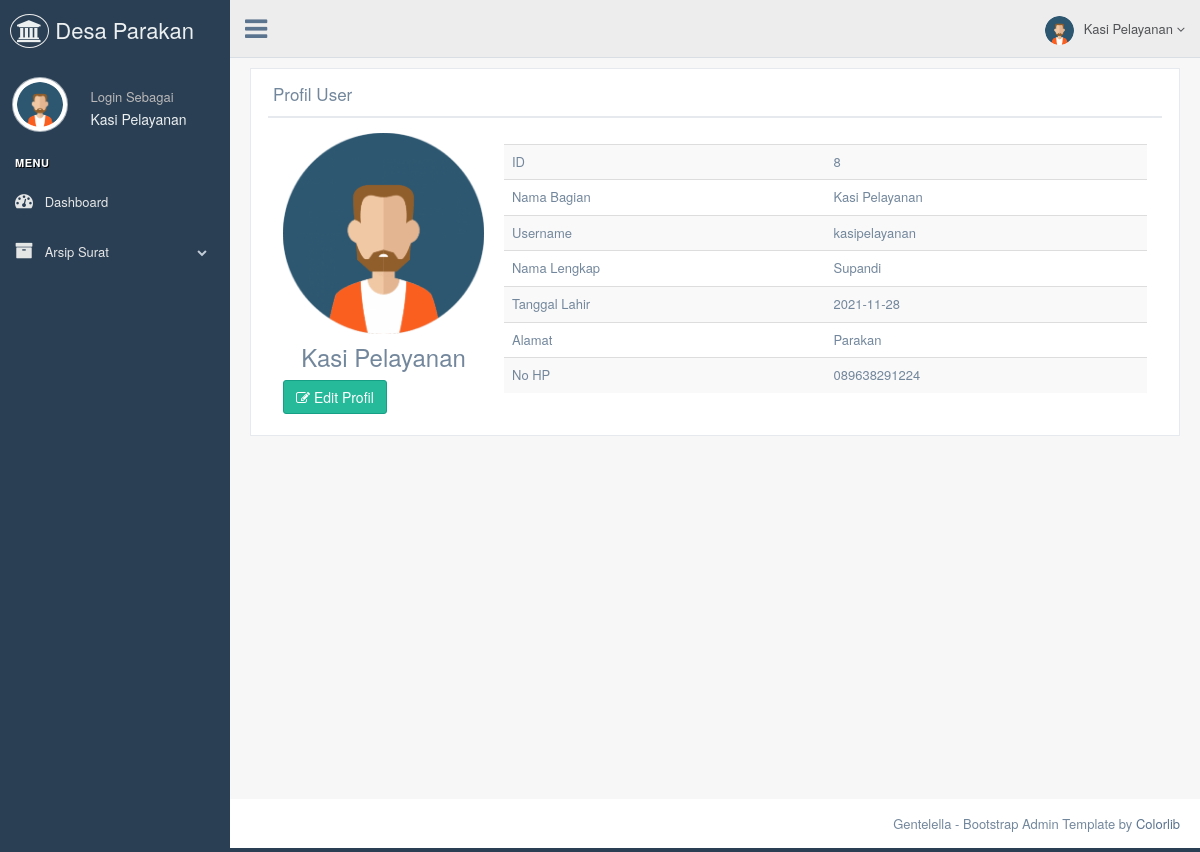
Page /bagian/profile.php (signed in) on the committed database.
### tables this page shows
CREATE TABLE `tb_bagian` (
  `id_bagian` int(11) NOT NULL,
  `nama_bagian` varchar(120) NOT NULL,
  `username_admin_bagian` varchar(50) NOT NULL,
  `password_bagian` varchar(50) NOT NULL,
  `nama_lengkap` varchar(70) NOT NULL,
  `tanggal_lahir_bagian` date NOT NULL,
  `alamat` text NOT NULL,
  `no_hp_bagian` varchar(12) NOT NULL,
  `gambar` varchar(255) NOT NULL
);

### bagian/profile.php (the view, shortened to what this page needs)
<!DOCTYPE html>
<html lang="en">
<head>
  <link href="../assets/vendors/bootstrap/dist/css/bootstrap.min.css" rel="stylesheet">
  <link href="../assets/vendors/font-awesome/css/font-awesome.min.css" rel="stylesheet">
  <link href="../assets/vendors/nprogress/nprogress.css" rel="stylesheet">
  <link href="../assets/vendors/iCheck/skins/flat/green.css" rel="stylesheet">
  <link href="../assets/vendors/google-code-prettify/bin/prettify.min.css" rel="stylesheet">
  <link href="../assets/vendors/select2/dist/css/select2.min.css" rel="stylesheet">
  <link href="../assets/vendors/switchery/dist/switchery.min.css" rel="stylesheet">
  <link href="../assets/vendors/bootstrap-daterangepicker/daterangepicker.css" rel="stylesheet">
  <link href="../assets/vendors/bootstrap-datetimepicker/build/css/bootstrap-datetimepicker.css" rel="stylesheet">
  <link href="../assets/vendors/starrr/dist/starrr.css" rel="stylesheet">
  <link href="../assets/vendors/bootstrap-daterangepicker/daterangepicker.css" rel="stylesheet">
  <link href="../assets/build/css/custom.min.css" rel="stylesheet">
</head>
<body class="nav-md">
  <div class="container body">
    <div class="main_container">
      <?php
      include("sidebarmenu.php");
      ?>
      <?php
      include("header.php");
      ?>
      <div class="right_col" role="main">
        <div class="">
          <div class="row">
            <div class="col-md-12 col-sm-12 col-xs-12">
              <div class="x_panel">
                <div class="x_title">
                  <h2> Profil User </h2>
                  <div class="clearfix"></div>
                </div>
                <?php include '../koneksi/koneksi.php';
                $sql      = "SELECT * FROM tb_bagian where id_bagian='" . $_SESSION['id'] . "'";
                $query    = mysqli_query($db, $sql);
                $data     = mysqli_fetch_array($query); ?>
                <div class="x_content">
                  <div class="col-md-3 col-sm-3 col-xs-12 profile_left">
                    <div class="profile_img">
                      <div id="crop-avatar">
                        <img class="img-responsive avatar-view" src="images/<?php echo $data['gambar']; ?>" alt="Avatar" title="Change the avatar">
                      </div>
                    </div>
                    <h3 align="center"><?php echo $data['nama_bagian'] ?></h3>
                    <a href="editprofile.php"><button type="button" class="btn btn-success"><i class="fa fa-edit m-right-xs"></i> Edit Profil</button></a>
                    <br />
                  </div>
                  <div class="col-md-9 col-sm-9 col-xs-12">
                    <div class="x_content">
                    </div>
                    <table class="table table-striped">
                      <tbody>
                        <tr>
                          <td width="50%">ID</td>
                          <td><?php echo $data['id_bagian'] ?></td>
                        </tr>
                        <tr>
                          <td>Nama Bagian</td>
                          <td><?php echo $data['nama_bagian'] ?></td>
                        </tr>
                        <tr>
                          <td>Username </td>
                          <td><?php echo $data['username_admin_bagian'] ?></td>
                        </tr>
                        <tr>
                          <td>Nama Lengkap</td>
                          <td><?php echo $data['nama_lengkap'] ?></td>
                        </tr>
                        <tr>
                          <td>Tanggal Lahir</td>
                          <td><?php echo $data['tanggal_lahir_bagian'] ?></td>
                        </tr>
                        <tr>
                          <td>Alamat</td>
                          <td><?php echo $data['alamat'] ?></td>
                        </tr>
                        <tr>
                          <td>No HP</td>
                          <td><?php echo $data['no_hp_bagian'] ?></td>
                        </tr>
                      </tbody>
                    </table>
                  </div>
                </div>
              </div>
            </div>
          </div>
        </div>
      </div>
    </div>
    <footer>
      <div class="pull-right">
        Gentelella - Bootstrap Admin Template by <a href="https://colorlib.com">Colorlib</a>
      </div>
      <div class="clearfix"></div>
    </footer>
  </div>
</body>
</html>

### bagian/sidebarmenu.php (shortened to what this page needs)
<?php
include '../koneksi/koneksi.php';
$sql      = "SELECT * FROM tb_bagian where id_bagian='" . $_SESSION['id'] . "'";
$query    = mysqli_query($db, $sql);
$data     = mysqli_fetch_array($query);
?>
<div class="col-md-3 left_col">
  <div class="left_col scroll-view">
    <div class="navbar nav_title" style="border: 0;">
      <a href="index.php" class="site_title"><i class="fa fa-institution"></i><span> Desa Parakan</span></a>
    </div>
    <div class="profile clearfix">
      <div class="profile_pic">
        <img src="images/<?php echo $data['gambar']; ?>" height="55" width="55" alt="" class="img-circle profile_img">
      </div>
      <div class="profile_info">
        <span>Login Sebagai</span>
        <h2><?php echo $_SESSION['nama']; ?></h2>
      </div>
    </div>
    <br />
    <div id="sidebar-menu" class="main_menu_side hidden-print main_menu">
      <div class="menu_section">
        <h3> Menu </h3>
        <ul class="nav side-menu">
          <li><a href="index.php"><i class="fa fa-tachometer"></i> Dashboard <span></span></a>
          <li><a><i class="fa fa-archive"></i> Arsip Surat <span class="fa fa-chevron-down"></span></a>
          </li>
        </ul>
      </div>
    </div>
  </div>
</div>

### bagian/header.php (shortened to what this page needs)
<?php
include '../koneksi/koneksi.php';
$sql  		= "SELECT * FROM tb_bagian where id_bagian='".$_SESSION['id']."'";
$query  	= mysqli_query($db, $sql);
$data 		= mysqli_fetch_array($query);
?>
        <div class="top_nav">
          <div class="nav_menu">
            <nav>
              <div class="nav toggle">
                <a id="menu_toggle"><i class="fa fa-bars"></i></a>
              </div>
              <ul class="nav navbar-nav navbar-right">
                <li class="">
                  <a href="javascript:;" class="user-profile dropdown-toggle" data-toggle="dropdown" aria-expanded="false">
                    <img src="images/<?php echo $data['gambar']; ?>" alt=""><?php echo $_SESSION['nama'];?>
                    <span class=" fa fa-angle-down"></span>
                  </a>
                </li>
              </ul>
            </nav>
          </div>
        </div>

### rows in the picture
tb_bagian: gambar (picture), nama_bagian "Kasi Pelayanan", id_bagian "8", username_admin_bagian "kasipelayanan", nama_lengkap "Supandi", tanggal_lahir_bagian "2021-11-28", alamat "Parakan", no_hp_bagian "089638291224"

### other values in the picture
$_SESSION['nama'] "Kasi Pelayanan"
